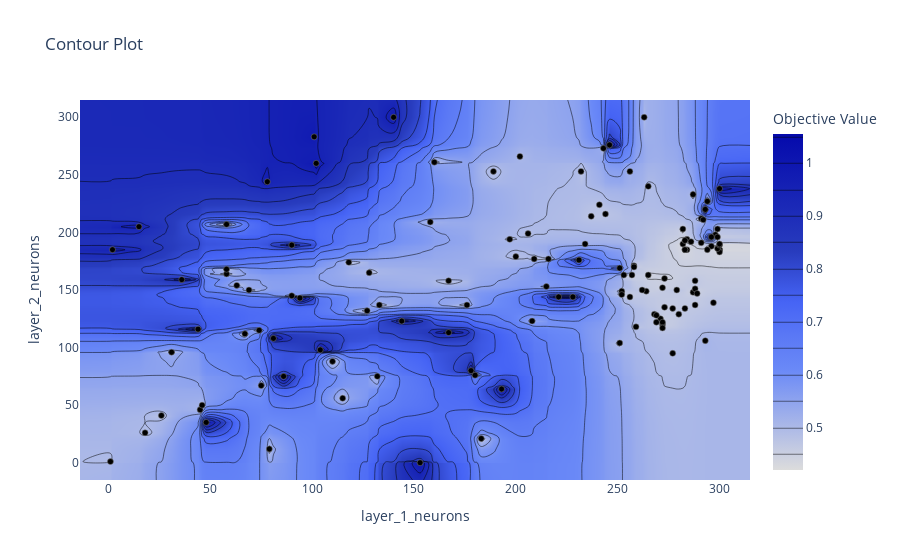

Here is the notebook cell this chart was saved with:
### Code cell
op.visualization.plot_contour(study, params=['layer_1_neurons', 'layer_2_neurons'])

### Figure 1 — Plotly figure (JSON) as saved in the notebook; plotly's stock layout.template omitted (floating-point values rounded to 4 significant figures; data arrays with more than 128 entries replaced by an {"elided": "..."} marker saying what was removed)
{"data": [{"colorbar": {"title": {"text": "Objective Value"}}, "colorscale": [[0, "rgb(5,10,172)"], [0.35, "rgb(40,60,190)"], [0.5, "rgb(70,100,245)"], [0.6, "rgb(90,120,245)"], [0.7, "rgb(106,137,247)"], [1, "rgb(220,220,220)"]], "connectgaps": true, "contours": {"coloring": "heatmap"}, "hoverinfo": "none", "line": {"smoothing": 1.3}, "reversescale": true, "type": "contour", "x": [-13.95, 1, 2, 15, 18, 26, 31, 36, 44, 45, 46, 48, 58, 63, 67, 69, 74, 75, 78, 79, 81, 86, 90, 94, 101, 102, 104, 110, 115, 118, 127, 128, 132, 133, 140, 144, 153, 158, 160, 167, 176, 178, 180, 183, 189, 193, 197, 200, 202, 206, 208, 209, 215, 216, 221, 228, 231, 232, 234, 237, 241, 243, 244, 246, 251, 252, 253, 256, 257, 258, 259, 262, 263, 264, 265, 268, 269, 271, 272, 273, 277, 279, 280, 282, 283, 284, 286, 287, 288, 289, 291, 292, 293, 294, 296, 297, 298, 299, 300, 314.9], "y": [-15, 0, 1, 12, 21, 26, 35, 41, 46, 50, 56, 64, 67, 75, 76, 80, 88, 95, 96, 98, 104, 106, 108, 112, 113, 115, 116, 117, 118, 120, 122, 123, 125, 128, 129, 132, 134, 135, 137, 139, 143, 144, 145, 146, 147, 148, 149, 150, 151, 152, 153, 154, 158, 159, 160, 163, 164, 165, 168, 169, 170, 171, 174, 176, 177, 179, 183, 185, 186, 188, 189, 190, 191, 192, 193, 194, 196, 198, 199, 203, 205, 207, 209, 211, 212, 214, 216, 220, 224, 227, 233, 238, 240, 244, 253, 260, 261, 266, 273, 276, 283, 300, 315], "z": {"elided": "103x100 float values"}}, {"marker": {"color": "black", "line": {"color": "Grey", "width": 0.5}}, "mode": "markers", "showlegend": false, "type": "scatter", "x": {"elided": "132 int values"}, "y": {"elided": "132 int values"}}], "layout": {"title": {"text": "Contour Plot"}, "xaxis": {"range": [-13.95, 314.9], "title": {"text": "layer_1_neurons"}}, "yaxis": {"range": [-15, 315], "title": {"text": "layer_2_neurons"}}}}
